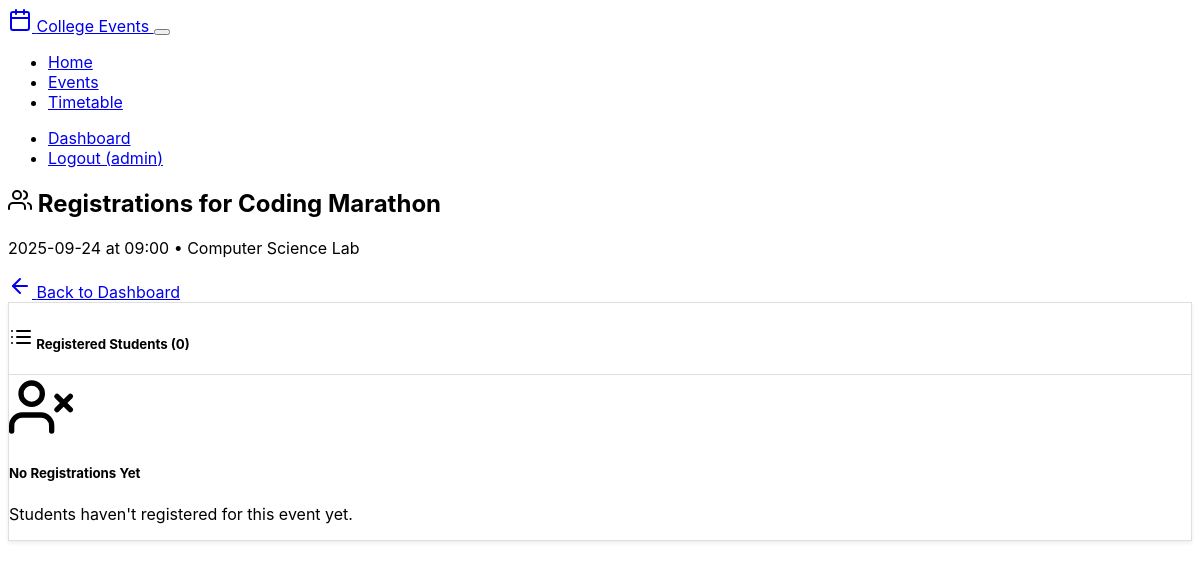
The app's page /admin/event/2/registrations (signed in), older data.
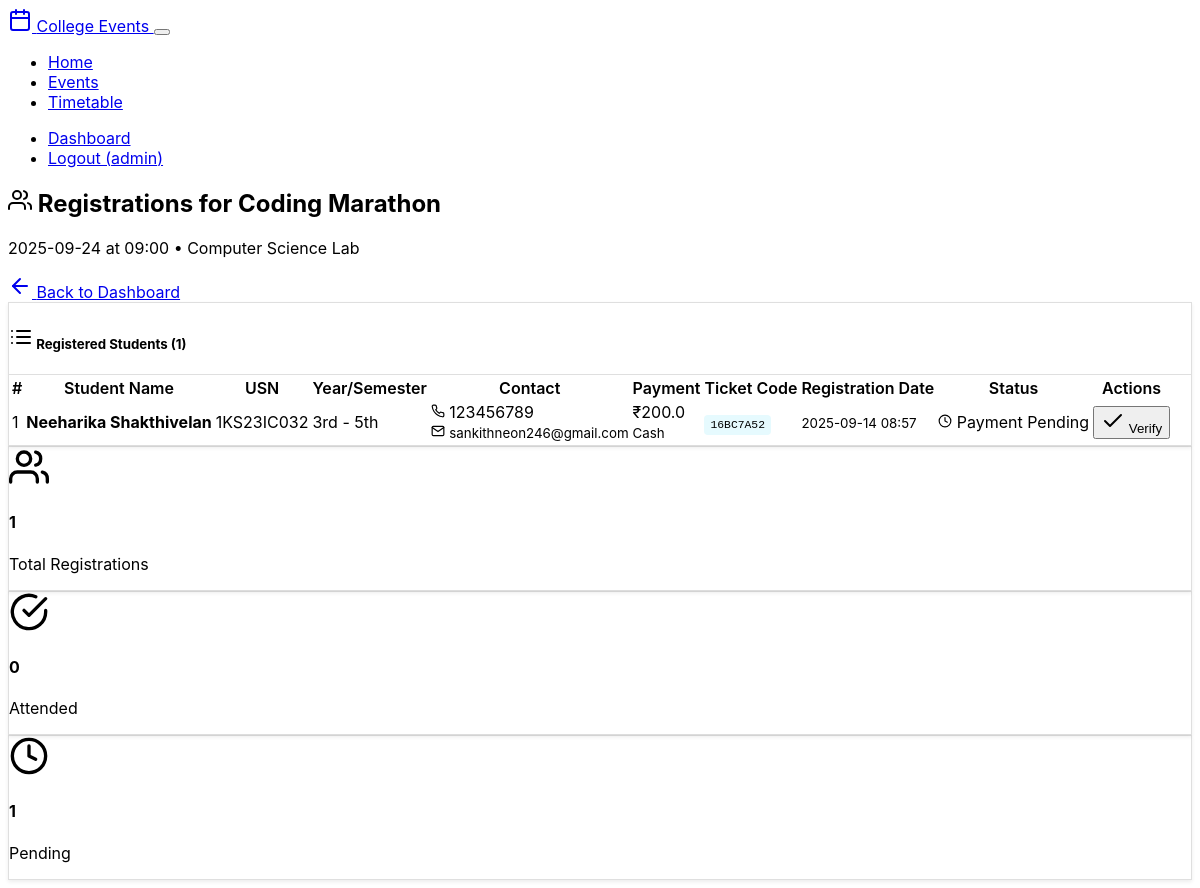
The same page, newer data.
### app.py (models this page shows, shortened)
class Event(db.Model):
    id = db.Column(db.Integer, primary_key=True)
    name = db.Column(db.String(200), nullable=False)
    description = db.Column(db.Text, nullable=False)
    rules = db.Column(db.Text, nullable=False)
    prize = db.Column(db.String(100), nullable=False)
    registration_fee = db.Column(db.Float, nullable=False, default=0.0)
    date = db.Column(db.String(20), nullable=False)
    time = db.Column(db.String(20), nullable=False)
    venue = db.Column(db.String(200), nullable=False)
    lead_name = db.Column(db.String(100), nullable=False)
    lead_phone = db.Column(db.String(15), nullable=False)
    created_at = db.Column(db.DateTime, default=datetime.utcnow)

class Registration(db.Model):
    id = db.Column(db.Integer, primary_key=True)
    student_id = db.Column(db.Integer, db.ForeignKey('student.id'), nullable=False)
    event_id = db.Column(db.Integer, db.ForeignKey('event.id'), nullable=False)
    payment_id = db.Column(db.Integer, db.ForeignKey('payment.id'), nullable=False)
    ticket_code = db.Column(db.String(20), unique=True, nullable=False)
    blockchain_hash = db.Column(db.String(64), nullable=False)
    registration_status = db.Column(db.String(20), default='pending')  # 'pending', 'confirmed', 'cancelled'
    registered_at = db.Column(db.DateTime, default=datetime.utcnow)
    student = db.relationship('Student', backref=db.backref('registrations', lazy=True))
    event = db.relationship('Event', backref=db.backref('registrations', lazy=True))
    payment = db.relationship('Payment', backref=db.backref('registration', uselist=False, lazy=True))

class Student(db.Model):
    id = db.Column(db.Integer, primary_key=True)
    name = db.Column(db.String(100), nullable=False)
    usn = db.Column(db.String(20), unique=True, nullable=False)
    year = db.Column(db.String(10), nullable=False)
    semester = db.Column(db.String(10), nullable=False)
    phone = db.Column(db.String(15), nullable=False)
    email = db.Column(db.String(100), nullable=False)
    created_at = db.Column(db.DateTime, default=datetime.utcnow)

class Payment(db.Model):
    id = db.Column(db.Integer, primary_key=True)
    payment_method = db.Column(db.String(20), nullable=False)  # 'online' or 'cash'
    transaction_id = db.Column(db.String(100))  # For online payments
    amount = db.Column(db.Float, nullable=False)
    payment_status = db.Column(db.String(20), default='pending')  # 'pending', 'verified', 'failed'
    payment_date = db.Column(db.DateTime, default=datetime.utcnow)
    verified_by_admin = db.Column(db.Integer, db.ForeignKey('admin.id'))
    verified_at = db.Column(db.DateTime)

### app.py (the view)
@app.route('/admin/event/<int:event_id>/registrations')
def event_registrations(event_id):
    if 'admin_id' not in session:
        flash('Please login to access this page', 'error')
        return redirect(url_for('admin_login'))
    event = Event.query.get_or_404(event_id)
    registrations = db.session.query(Registration, Student, Payment).join(Student).join(Payment).filter(Registration.event_id == event_id).all()
    return render_template('event_registrations.html', event=event, registrations=registrations)

### templates/event_registrations.html (shortened to what this page needs)
{% extends "base.html" %}
{% block content %}
<div class="d-flex justify-content-between align-items-center mb-4">
    <div>
        <h2>
            <i data-feather="users" class="me-2"></i>
            Registrations for {{ event.name }}
        </h2>
        <p class="text-muted mb-0">{{ event.date }} at {{ event.time }} • {{ event.venue }}</p>
    </div>
    <a href="{{ url_for('admin_dashboard') }}" class="btn btn-secondary">
        <i data-feather="arrow-left" class="me-2"></i>
        Back to Dashboard
    </a>
</div>
<div class="card">
    <div class="card-header">
        <h5 class="card-title mb-0">
            <i data-feather="list" class="me-2"></i>
            Registered Students ({{ registrations|length }})
        </h5>
    </div>
    <div class="card-body">
        {% if registrations %}
        <div class="table-responsive">
            <table class="table table-hover">
                <thead>
                    <tr>
                        <th>#</th>
                        <th>Student Name</th>
                        <th>USN</th>
                        <th>Year/Semester</th>
                        <th>Contact</th>
                        <th>Payment</th>
                        <th>Ticket Code</th>
                        <th>Registration Date</th>
                        <th>Status</th>
                        <th>Actions</th>
                    </tr>
                </thead>
                <tbody>
                    {% for registration, student, payment in registrations %}
                    <tr>
                        <td>{{ loop.index }}</td>
                        <td>
                            <strong>{{ student.name }}</strong>
                        </td>
                        <td>
                            <span class="badge bg-primary">{{ student.usn }}</span>
                        </td>
                        <td>{{ student.year }} - {{ student.semester }}</td>
                        <td>
                            <div>
                                <i data-feather="phone" width="14" height="14" class="me-1"></i>
                                {{ student.phone }}
                            </div>
                            <div>
                                <i data-feather="mail" width="14" height="14" class="me-1"></i>
                                <small class="text-muted">{{ student.email }}</small>
                            </div>
                        </td>
                        <td>
                            {% if payment.amount == 0 %}
                            <span class="badge bg-success">FREE</span>
                            {% else %}
                            <div>₹{{ payment.amount }}</div>
                            <small class="text-muted">{{ payment.payment_method.title() }}</small>
                            </div>
                            {% endif %}
                        <td>
                            <code class="text-info">{{ registration.ticket_code }}</code>
                        </td>
                        <td>
                            <small>{{ registration.registered_at.strftime('%Y-%m-%d %H:%M') }}</small>
                        </td>
                        <td>
                            {% if registration.attendance %}
                            <span class="badge bg-success">
                                <i data-feather="check" width="14" height="14" class="me-1"></i>
                                Present
                            </span>
                            <br>
                            <small class="text-muted">{{ registration.attendance[0].marked_at.strftime('%Y-%m-%d %H:%M') }}</small>
                            {% elif payment.payment_status == 'verified' %}
                            <span class="badge bg-info">
                                <i data-feather="check-circle" width="14" height="14" class="me-1"></i>
                                Confirmed
                            </span>
                            {% elif payment.payment_status == 'pending' %}
                            <span class="badge bg-warning">
                                <i data-feather="clock" width="14" height="14" class="me-1"></i>
                                Payment Pending
                            </span>
                            {% else %}
                            <span class="badge bg-secondary">
                                <i data-feather="help-circle" width="14" height="14" class="me-1"></i>
                                Unknown
                            </span>
                            {% endif %}
                        </td>
                        <td>
                            {% if payment.payment_status == 'pending' and payment.payment_method == 'cash' %}
                            <form method="POST" action="{{ url_for('verify_payment', payment_id=payment.id) }}" class="d-inline">
                                <button type="submit" class="btn btn-sm btn-success"
                                        onclick="return confirm('Confirm cash payment of ₹{{ payment.amount }} received from {{ student.name }}?')">
                                    <i data-feather="check"></i>
                                    Verify
                                </button>
                            </form>
                            {% else %}
                            <span class="text-muted">-</span>
                            {% endif %}
                        </td>
                    {% endfor %}
        </div>
        {% else %}
        <div class="text-center py-4">
            <i data-feather="user-x" width="64" height="64" class="text-muted mb-3"></i>
            <h5 class="text-muted">No Registrations Yet</h5>
            <p class="text-muted">Students haven't registered for this event yet.</p>
        </div>
        {% endif %}
    </div>
</div>
{% if registrations %}
<div class="row mt-4">
    <div class="col-md-4">
        <div class="card text-center">
            <div class="card-body">
                <i data-feather="users" width="40" height="40" class="text-primary mb-2"></i>
                <h4>{{ registrations|length }}</h4>
                <p class="text-muted mb-0">Total Registrations</p>
            </div>
        </div>
    </div>
    <div class="col-md-4">
        <div class="card text-center">
            <div class="card-body">
                <i data-feather="check-circle" width="40" height="40" class="text-success mb-2"></i>
                <h4>{{ registrations | selectattr('0.attendance') | list | length }}</h4>
                <p class="text-muted mb-0">Attended</p>
            </div>
        </div>
    </div>
    <div class="col-md-4">
        <div class="card text-center">
            <div class="card-body">
                <i data-feather="clock" width="40" height="40" class="text-warning mb-2"></i>
                <h4>{{ registrations | rejectattr('0.attendance') | list | length }}</h4>
                <p class="text-muted mb-0">Pending</p>
            </div>
        </div>
    </div>
</div>
{% endif %}
{% endblock %}

### templates/base.html (shortened to what this page needs)
<!DOCTYPE html>
<html lang="en" data-bs-theme="dark">
<head>
    <link href="https://cdn.replit.com/agent/bootstrap-agent-dark-theme.min.css" rel="stylesheet">
    <link href="https://cdnjs.cloudflare.com/ajax/libs/feather-icons/4.28.0/feather.min.css" rel="stylesheet">
    <link rel="stylesheet" href="{{ url_for('static', filename='style.css') }}">
</head>
<body>
    <nav class="navbar navbar-expand-lg navbar-dark bg-dark">
        <div class="container">
            <a class="navbar-brand" href="{{ url_for('index') }}">
                <i data-feather="calendar" class="me-2"></i>
                College Events
            </a>
            <button class="navbar-toggler" type="button" data-bs-toggle="collapse" data-bs-target="#navbarNav">
            </button>
            <div class="collapse navbar-collapse" id="navbarNav">
                <ul class="navbar-nav me-auto">
                    <li class="nav-item">
                        <a class="nav-link" href="{{ url_for('index') }}">Home</a>
                    </li>
                    <li class="nav-item">
                        <a class="nav-link" href="{{ url_for('events') }}">Events</a>
                    </li>
                    <li class="nav-item">
                        <a class="nav-link" href="{{ url_for('timetable') }}">Timetable</a>
                    </li>
                </ul>
                <ul class="navbar-nav">
                    {% if session.admin_id %}
                    <li class="nav-item">
                        <a class="nav-link" href="{{ url_for('admin_dashboard') }}">Dashboard</a>
                    </li>
                    <li class="nav-item">
                        <a class="nav-link" href="{{ url_for('admin_logout') }}">Logout ({{ session.admin_username }})</a>
                    </li>
                    {% else %}
                    <li class="nav-item">
                        <a class="nav-link" href="{{ url_for('admin_login') }}">Admin Login</a>
                    </li>
                    {% endif %}
                </ul>
            </div>
        </div>
    </nav>
    <main class="container my-4">
        {% block content %}{% endblock %}
    </main>
</body>
</html>

### static/style.css (style rules this page uses)
body { font-family: -apple-system, BlinkMacSystemFont, 'Segoe UI', Roboto, sans-serif; }
.card { box-shadow: 0 0.125rem 0.25rem rgba(0, 0, 0, 0.075); border: 1px solid rgba(0, 0, 0, 0.125); }
.card-header { background-color: var(--bs-gray-100); border-bottom: 1px solid rgba(0, 0, 0, 0.125); }
.table th { border-top: none; font-weight: 600; color: var(--bs-gray-800); background-color: var(--bs-gray-50); }
code { color: var(--bs-info); background-color: rgba(13, 202, 240, 0.1); padding: 0.25rem 0.375rem; border-radius: 0.25rem; font-size: 0.875em; }
[data-bs-theme="dark"] .card-header { background-color: var(--bs-gray-800); }
[data-bs-theme="dark"] .table th { background-color: var(--bs-gray-800); color: var(--bs-gray-200); }
.btn { transition: all 0.2s ease-in-out; }
.card { transition: transform 0.2s ease-in-out; }

Row changes from the older to the newer data that the page shows:
added Registration: name "Neeharika Shakthivelan", usn "1KS23IC032", year "3rd", semester "5th", phone "123456789", email "sankithneon246@gmail.com", amount "200.0", payment_method "Cash", ticket_code "16BC7A52", registered_at "2025-09-14 08:57"
Text that changed along with them:
{{ registrations|length }}: "0" → "1"
{{ registrations|length }}: (not shown) → "1"
{{ registrations | selectattr('0.attendance') | list | length }}: (not shown) → "0"
{{ registrations | rejectattr('0.attendance') | list | length }}: (not shown) → "1"
text no longer shown: "No Registrations Yet Students haven't registered for this event yet."
text now shown: "# Student Name USN Year/Semester Contact Payment Ticket Code Registration Date Status Actions Total Registrations Attended Pending"
